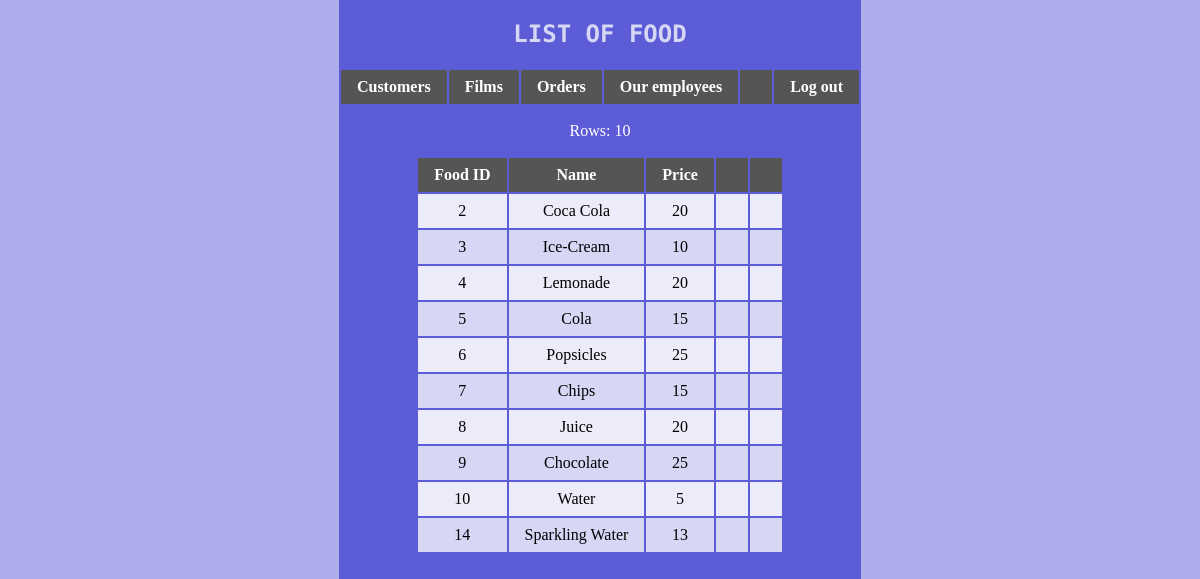
Screenshot of /food.php with the database file from the repository.
### tables this page shows
CREATE TABLE `food` (
  `FoodID` int NOT NULL AUTO_INCREMENT,
  `Name` varchar(255) NOT NULL,
  `Price` int NOT NULL,
  PRIMARY KEY (`FoodID`)
);

### food.php (the view, shortened to what this page needs)
<!DOCTYPE html>
<html>
<head>
<link rel="stylesheet" href="css/base.css">
</head>
<body>
<div class="divbgbd">
<h2>List of food</h2>
<table>
    <tr>
    <th><a href="index.php">Customers</a></th>
        <th><a href="films.php">Films</a></th>
        <th><a href="orders.php">Orders</a></th>
        <th><a href="employees.php">Our employees</a></th>
        <th><?php echo $_COOKIE["usernamecookie"];?></th>
        <th><a href="logout.php">Log out</a></th>
    </tr>
</table>
<?php
include "connect.php";
$sql = "SELECT * FROM food";
if($result = $conn->query($sql)){
    $rowsCount = $result->num_rows;
    echo "<p>Rows: $rowsCount</p>";
    echo "<table><tr><th>Food ID</th><th>Name</th><th>Price</th><th></th><th></th></tr>";
    foreach($result as $row){
        echo "<tr>";
            echo "<td>" . $row["FoodID"] . "</td>";
            echo "<td>" . $row["Name"] . "</td>";
            echo "<td>" . $row["Price"] . "</td>";
            if('admin' == $_COOKIE["userlevelcookie"]){
            echo "<td><a href='update_food.php?FoodID=" . $row["FoodID"] . "'>Change</a></td>";
            echo "<td><form action='delete_food.php' method='post'>
                        <input type='hidden' name='FoodID' value='" . $row["FoodID"] . "' />
                        <input type='submit' class='button' value='Delete'>
                   </form></td>";
            } else {
                echo "<td></td>";
                echo "<td></td>";
            }
        echo "</tr>";
    }
    echo "</table>";
} else{
    echo "Error: " . $conn->error;
}
?>
</div>
</body>
</html>

### base.css (style rules this page uses)
html, body { font-family: 'Bellota Text', cursive; height: 100%; display: flex; flex-direction: column; margin: 0; padding: 0; background-color: #adadeb; }
.divbgbd { margin-left: auto; margin-right: auto; margin-top: 0px; height: 100%; padding: 0px, 30px, 0px; background-color: #5c5cd6; }
h2, p { text-align: center; }
p { color: white; }
table { max-width: 100%; margin-left: auto; margin-right: auto; text-align: center; }
tr:nth-child(odd) { background-color: #d6d6f5; }
tr:nth-child(even) { background-color: #ebebfa; }
th { background-color: #555; color: #fff; }
th, td { text-align: center; padding: 0.5em 1em; }
td::before { display: none; }
a { color: white; text-decoration: none; }
a:link { color: white; text-decoration: none; }
h2 { font-family: 'Chivo Mono', monospace; font-size: 1.5em; text-transform: uppercase; color: #d6d6f5; filter: blur(0.3px); }

### rows the page displays
food: FoodID "2", Name "Coca Cola", Price "20"
food: FoodID "3", Name "Ice-Cream", Price "10"
food: FoodID "4", Name "Lemonade", Price "20"
food: FoodID "5", Name "Cola", Price "15"
food: FoodID "6", Name "Popsicles", Price "25"
food: FoodID "7", Name "Chips", Price "15"
food: FoodID "8", Name "Juice", Price "20"
food: FoodID "9", Name "Chocolate", Price "25"
food: FoodID "10", Name "Water", Price "5"
food: FoodID "14", Name "Sparkling Water", Price "13"

### other values shown
$rowsCount "10"
